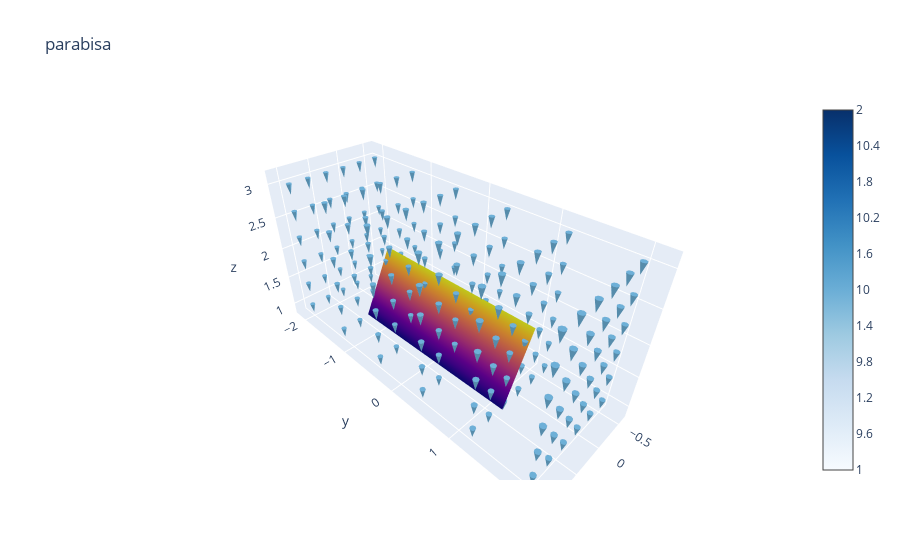

Here is the notebook cell this chart was saved with:
### Markdown cell above
Também podemos criar um grafico da párabrisa na chuva.

### Code cell
av.plot3d_vector_field(chuva(x,y,z), (x,-0.5, 1),(y,-2,2), (z,1,3), points=6, sizeref=0.4, fig=surface)

### Figure 1 — Plotly figure (JSON) as saved in the notebook; plotly's stock layout.template omitted (floating-point values rounded to 4 significant figures; data arrays with more than 128 entries replaced by an {"elided": "..."} marker saying what was removed)
{"data": [{"showlegend": false, "showscale": true, "type": "surface", "x": {"elided": "50x50 float values"}, "y": {"elided": "50x50 float values"}, "z": {"elided": "50x50 float values"}}, {"colorscale": [[0, "rgb(247,251,255)"], [0.125, "rgb(222,235,247)"], [0.25, "rgb(198,219,239)"], [0.375, "rgb(158,202,225)"], [0.5, "rgb(107,174,214)"], [0.625, "rgb(66,146,198)"], [0.75, "rgb(33,113,181)"], [0.875, "rgb(8,81,156)"], [1, "rgb(8,48,107)"]], "sizeref": 0.4, "type": "cone", "u": {"elided": "216 int values"}, "v": {"elided": "216 int values"}, "w": {"elided": "216 int values"}, "x": {"elided": "216 float values"}, "y": {"elided": "216 float values"}, "z": {"elided": "216 float values"}}], "layout": {"autosize": true, "scene": {"aspectmode": "data", "aspectratio": {"x": 0.6552, "y": 1.747, "z": 0.8736}}, "title": {"text": "parabisa"}, "xaxis": {"title": {"text": "X"}}, "yaxis": {"title": {"text": "Y"}}}}
